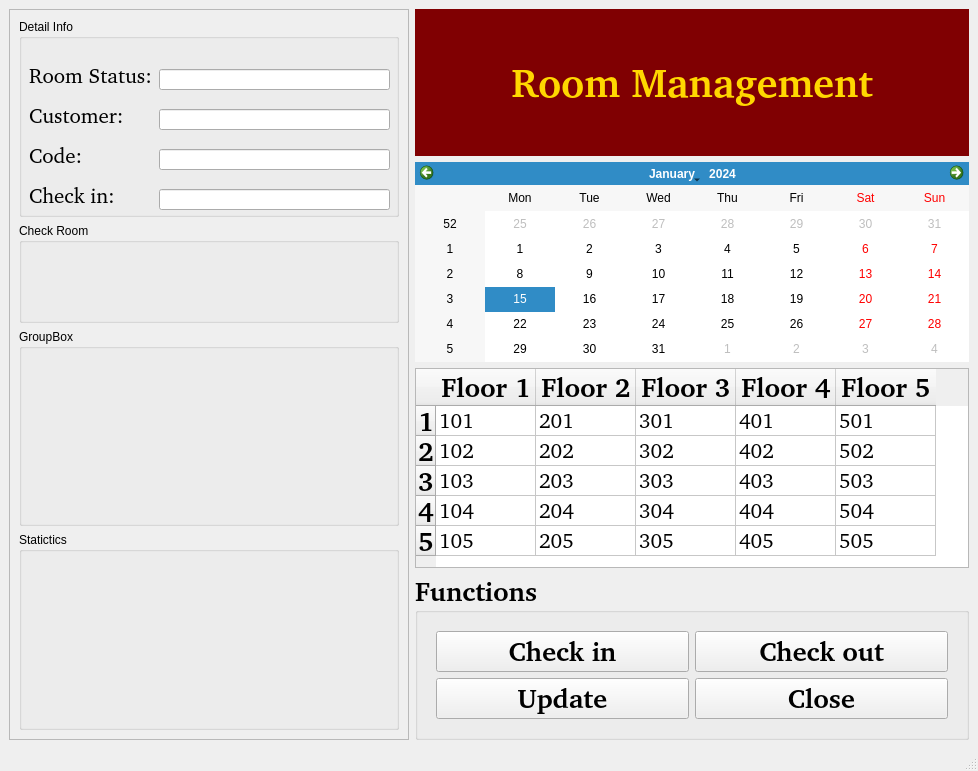
<?xml version="1.0" encoding="UTF-8"?>
<ui version="4.0">
 <class>MainWindow</class>
 <widget class="QMainWindow" name="MainWindow">
  <property name="geometry">
   <rect>
    <x>0</x>
    <y>0</y>
    <width>978</width>
    <height>771</height>
   </rect>
  </property>
  <property name="windowTitle">
   <string>MainWindow</string>
  </property>
  <widget class="QWidget" name="centralwidget">
   <layout class="QHBoxLayout" name="horizontalLayout">
    <item>
     <widget class="QScrollArea" name="scrollArea">
      <property name="maximumSize">
       <size>
        <width>400</width>
        <height>16777215</height>
       </size>
      </property>
      <property name="styleSheet">
       <string notr="true">font: 75 16pt &quot;#9Slide03 SFU Toledo Bold&quot;;</string>
      </property>
      <property name="widgetResizable">
       <bool>true</bool>
      </property>
      <widget class="QWidget" name="scrollAreaWidgetContents">
       <property name="geometry">
        <rect>
         <x>0</x>
         <y>0</y>
         <width>398</width>
         <height>700</height>
        </rect>
       </property>
       <layout class="QHBoxLayout" name="horizontalLayout_7">
        <item>
         <layout class="QVBoxLayout" name="verticalLayout_7">
          <item>
           <widget class="QGroupBox" name="groupBox_2">
            <property name="title">
             <string>Detail Info</string>
            </property>
            <widget class="QLineEdit" name="lineEdit_5">
             <property name="geometry">
              <rect>
               <x>140</x>
               <y>50</y>
               <width>231</width>
               <height>21</height>
              </rect>
             </property>
            </widget>
            <widget class="QLabel" name="label_6">
             <property name="geometry">
              <rect>
               <x>10</x>
               <y>40</y>
               <width>121</width>
               <height>31</height>
              </rect>
             </property>
             <property name="font">
              <font>
               <family>#9Slide03 SFU Toledo Bold</family>
               <pointsize>16</pointsize>
               <weight>9</weight>
               <italic>false</italic>
               <bold>false</bold>
              </font>
             </property>
             <property name="text">
              <string>Room Status:</string>
             </property>
            </widget>
            <widget class="QLineEdit" name="lineEdit_6">
             <property name="geometry">
              <rect>
               <x>140</x>
               <y>90</y>
               <width>231</width>
               <height>21</height>
              </rect>
             </property>
            </widget>
            <widget class="QLabel" name="label_7">
             <property name="geometry">
              <rect>
               <x>10</x>
               <y>80</y>
               <width>121</width>
               <height>31</height>
              </rect>
             </property>
             <property name="font">
              <font>
               <family>#9Slide03 SFU Toledo Bold</family>
               <pointsize>16</pointsize>
               <weight>9</weight>
               <italic>false</italic>
               <bold>false</bold>
              </font>
             </property>
             <property name="text">
              <string>Customer:</string>
             </property>
            </widget>
            <widget class="QLineEdit" name="lineEdit_7">
             <property name="geometry">
              <rect>
               <x>140</x>
               <y>130</y>
               <width>231</width>
               <height>21</height>
              </rect>
             </property>
            </widget>
            <widget class="QLabel" name="label_8">
             <property name="geometry">
              <rect>
               <x>10</x>
               <y>120</y>
               <width>121</width>
               <height>31</height>
              </rect>
             </property>
             <property name="font">
              <font>
               <family>#9Slide03 SFU Toledo Bold</family>
               <pointsize>16</pointsize>
               <weight>9</weight>
               <italic>false</italic>
               <bold>false</bold>
              </font>
             </property>
             <property name="text">
              <string>Code:</string>
             </property>
            </widget>
            <widget class="QLineEdit" name="lineEdit_8">
             <property name="geometry">
              <rect>
               <x>140</x>
               <y>170</y>
               <width>231</width>
               <height>21</height>
              </rect>
             </property>
            </widget>
            <widget class="QLabel" name="label_9">
             <property name="geometry">
              <rect>
               <x>10</x>
               <y>160</y>
               <width>121</width>
               <height>31</height>
              </rect>
             </property>
             <property name="font">
              <font>
               <family>#9Slide03 SFU Toledo Bold</family>
               <pointsize>16</pointsize>
               <weight>9</weight>
               <italic>false</italic>
               <bold>false</bold>
              </font>
             </property>
             <property name="text">
              <string>Check in:</string>
             </property>
            </widget>
            <widget class="QLineEdit" name="lineEdit_9">
             <property name="geometry">
              <rect>
               <x>140</x>
               <y>210</y>
               <width>231</width>
               <height>21</height>
              </rect>
             </property>
            </widget>
            <widget class="QLabel" name="label_10">
             <property name="geometry">
              <rect>
               <x>10</x>
               <y>200</y>
               <width>121</width>
               <height>31</height>
              </rect>
             </property>
             <property name="font">
              <font>
               <family>#9Slide03 SFU Toledo Bold</family>
               <pointsize>16</pointsize>
               <weight>9</weight>
               <italic>false</italic>
               <bold>false</bold>
              </font>
             </property>
             <property name="text">
              <string>Check out:</string>
             </property>
            </widget>
           </widget>
          </item>
          <item>
           <widget class="QGroupBox" name="groupBox_3">
            <property name="maximumSize">
             <size>
              <width>16777215</width>
              <height>100</height>
             </size>
            </property>
            <property name="title">
             <string>Check Room</string>
            </property>
           </widget>
          </item>
          <item>
           <widget class="QGroupBox" name="groupBox_5">
            <property name="title">
             <string>GroupBox</string>
            </property>
           </widget>
          </item>
          <item>
           <widget class="QGroupBox" name="groupBox_4">
            <property name="title">
             <string>Statictics</string>
            </property>
           </widget>
          </item>
         </layout>
        </item>
       </layout>
      </widget>
     </widget>
    </item>
    <item>
     <layout class="QVBoxLayout" name="verticalLayout">
      <item>
       <widget class="QLabel" name="label">
        <property name="maximumSize">
         <size>
          <width>16777215</width>
          <height>200</height>
         </size>
        </property>
        <property name="font">
         <font>
          <family>#9Slide03 SFU Toledo Bold</family>
          <pointsize>30</pointsize>
          <weight>75</weight>
          <bold>true</bold>
         </font>
        </property>
        <property name="styleSheet">
         <string notr="true">background-color: rgb(128, 0, 2);
color: rgb(255, 215, 0);</string>
        </property>
        <property name="text">
         <string>Room Management</string>
        </property>
        <property name="alignment">
         <set>Qt::AlignCenter</set>
        </property>
       </widget>
      </item>
      <item>
       <widget class="QCalendarWidget" name="calendarWidget">
        <property name="maximumSize">
         <size>
          <width>16777215</width>
          <height>200</height>
         </size>
        </property>
        <property name="styleSheet">
         <string notr="true"/>
        </property>
       </widget>
      </item>
      <item>
       <widget class="QTableWidget" name="tableWidget">
        <property name="maximumSize">
         <size>
          <width>16777215</width>
          <height>200</height>
         </size>
        </property>
        <property name="font">
         <font>
          <family>#9Slide04 SFU Toledo</family>
          <pointsize>16</pointsize>
          <weight>7</weight>
          <italic>false</italic>
          <bold>false</bold>
         </font>
        </property>
        <property name="styleSheet">
         <string notr="true">font: 57 16pt &quot;#9Slide04 SFU Toledo&quot;;</string>
        </property>
        <row>
         <property name="text">
          <string>1</string>
         </property>
         <property name="font">
          <font>
           <family>#9Slide03 SFU Toledo Bold</family>
           <pointsize>20</pointsize>
           <weight>75</weight>
           <bold>true</bold>
          </font>
         </property>
        </row>
        <row>
         <property name="text">
          <string>2</string>
         </property>
         <property name="font">
          <font>
           <family>#9Slide03 SFU Toledo Bold</family>
           <pointsize>20</pointsize>
           <weight>75</weight>
           <bold>true</bold>
          </font>
         </property>
        </row>
        <row>
         <property name="text">
          <string>3</string>
         </property>
         <property name="font">
          <font>
           <family>#9Slide03 SFU Toledo Bold</family>
           <pointsize>20</pointsize>
           <weight>75</weight>
           <bold>true</bold>
          </font>
         </property>
        </row>
        <row>
         <property name="text">
          <string>4</string>
         </property>
         <property name="font">
          <font>
           <family>#9Slide03 SFU Toledo Bold</family>
           <pointsize>20</pointsize>
           <weight>75</weight>
           <bold>true</bold>
          </font>
         </property>
        </row>
        <row>
         <property name="text">
          <string>5</string>
         </property>
         <property name="font">
          <font>
           <family>#9Slide03 SFU Toledo Bold</family>
           <pointsize>20</pointsize>
           <weight>75</weight>
           <bold>true</bold>
          </font>
         </property>
        </row>
        <column>
         <property name="text">
          <string>Floor 1</string>
         </property>
         <property name="font">
          <font>
           <family>#9Slide03 SFU Toledo Bold</family>
           <pointsize>20</pointsize>
           <weight>75</weight>
           <bold>true</bold>
          </font>
         </property>
        </column>
        <column>
         <property name="text">
          <string>Floor 2</string>
         </property>
         <property name="font">
          <font>
           <family>#9Slide03 SFU Toledo Bold</family>
           <pointsize>20</pointsize>
           <weight>75</weight>
           <bold>true</bold>
          </font>
         </property>
        </column>
        <column>
         <property name="text">
          <string>Floor 3</string>
         </property>
         <property name="font">
          <font>
           <family>#9Slide03 SFU Toledo Bold</family>
           <pointsize>20</pointsize>
           <weight>75</weight>
           <bold>true</bold>
          </font>
         </property>
        </column>
        <column>
         <property name="text">
          <string>Floor 4</string>
         </property>
         <property name="font">
          <font>
           <family>#9Slide03 SFU Toledo Bold</family>
           <pointsize>20</pointsize>
           <weight>75</weight>
           <bold>true</bold>
          </font>
         </property>
        </column>
        <column>
         <property name="text">
          <string>Floor 5</string>
         </property>
         <property name="font">
          <font>
           <family>#9Slide03 SFU Toledo Bold</family>
           <pointsize>20</pointsize>
           <weight>75</weight>
           <bold>true</bold>
          </font>
         </property>
        </column>
        <item row="0" column="0">
         <property name="text">
          <string>101</string>
         </property>
         <property name="font">
          <font>
           <pointsize>16</pointsize>
          </font>
         </property>
        </item>
        <item row="0" column="1">
         <property name="text">
          <string>201</string>
         </property>
         <property name="font">
          <font>
           <pointsize>16</pointsize>
          </font>
         </property>
        </item>
        <item row="0" column="2">
         <property name="text">
          <string>301</string>
         </property>
        </item>
        <item row="0" column="3">
         <property name="text">
          <string>401</string>
         </property>
        </item>
        <item row="0" column="4">
         <property name="text">
          <string>501</string>
         </property>
        </item>
        <item row="1" column="0">
         <property name="text">
          <string>102</string>
         </property>
        </item>
        <item row="1" column="1">
         <property name="text">
          <string>202</string>
         </property>
        </item>
        <item row="1" column="2">
         <property name="text">
          <string>302</string>
         </property>
        </item>
        <item row="1" column="3">
         <property name="text">
          <string>402</string>
         </property>
        </item>
        <item row="1" column="4">
         <property name="text">
          <string>502</string>
         </property>
        </item>
        <item row="2" column="0">
         <property name="text">
          <string>103</string>
         </property>
        </item>
        <item row="2" column="1">
         <property name="text">
          <string>203</string>
         </property>
        </item>
        <item row="2" column="2">
         <property name="text">
          <string>303</string>
         </property>
        </item>
        <item row="2" column="3">
         <property name="text">
          <string>403</string>
         </property>
        </item>
        <item row="2" column="4">
         <property name="text">
          <string>503</string>
         </property>
        </item>
        <item row="3" column="0">
         <property name="text">
          <string>104</string>
         </property>
        </item>
        <item row="3" column="1">
         <property name="text">
          <string>204</string>
         </property>
        </item>
        <item row="3" column="2">
         <property name="text">
          <string>304</string>
         </property>
        </item>
        <item row="3" column="3">
         <property name="text">
          <string>404</string>
         </property>
        </item>
        <item row="3" column="4">
         <property name="text">
          <string>504</string>
         </property>
        </item>
        <item row="4" column="0">
         <property name="text">
          <string>105</string>
         </property>
        </item>
        <item row="4" column="1">
         <property name="text">
          <string>205</string>
         </property>
        </item>
        <item row="4" column="2">
         <property name="text">
          <string>305</string>
         </property>
        </item>
        <item row="4" column="3">
         <property name="text">
          <string>405</string>
         </property>
        </item>
        <item row="4" column="4">
         <property name="text">
          <string>505</string>
         </property>
        </item>
       </widget>
      </item>
      <item>
       <widget class="QGroupBox" name="groupBox">
        <property name="maximumSize">
         <size>
          <width>16777215</width>
          <height>10000000</height>
         </size>
        </property>
        <property name="sizeIncrement">
         <size>
          <width>0</width>
          <height>200</height>
         </size>
        </property>
        <property name="font">
         <font>
          <family>#9Slide03 SFU Toledo Bold</family>
          <pointsize>20</pointsize>
          <weight>75</weight>
          <bold>true</bold>
         </font>
        </property>
        <property name="title">
         <string>Functions</string>
        </property>
        <layout class="QVBoxLayout" name="verticalLayout_9">
         <item>
          <widget class="QFrame" name="gridFrame">
           <layout class="QGridLayout" name="gridLayout">
            <item row="0" column="1">
             <widget class="QPushButton" name="pushButton_3">
              <property name="text">
               <string>Check in</string>
              </property>
             </widget>
            </item>
            <item row="0" column="2">
             <widget class="QPushButton" name="pushButton_5">
              <property name="text">
               <string>Check out</string>
              </property>
             </widget>
            </item>
            <item row="1" column="2">
             <widget class="QPushButton" name="pushButton_6">
              <property name="text">
               <string>Close</string>
              </property>
             </widget>
            </item>
            <item row="1" column="1">
             <widget class="QPushButton" name="pushButton_2">
              <property name="text">
               <string>Update</string>
              </property>
             </widget>
            </item>
           </layout>
          </widget>
         </item>
        </layout>
       </widget>
      </item>
     </layout>
    </item>
   </layout>
  </widget>
  <widget class="QMenuBar" name="menubar">
   <property name="geometry">
    <rect>
     <x>0</x>
     <y>0</y>
     <width>978</width>
     <height>24</height>
    </rect>
   </property>
  </widget>
  <widget class="QStatusBar" name="statusbar"/>
 </widget>
 <resources/>
 <connections/>
</ui>
